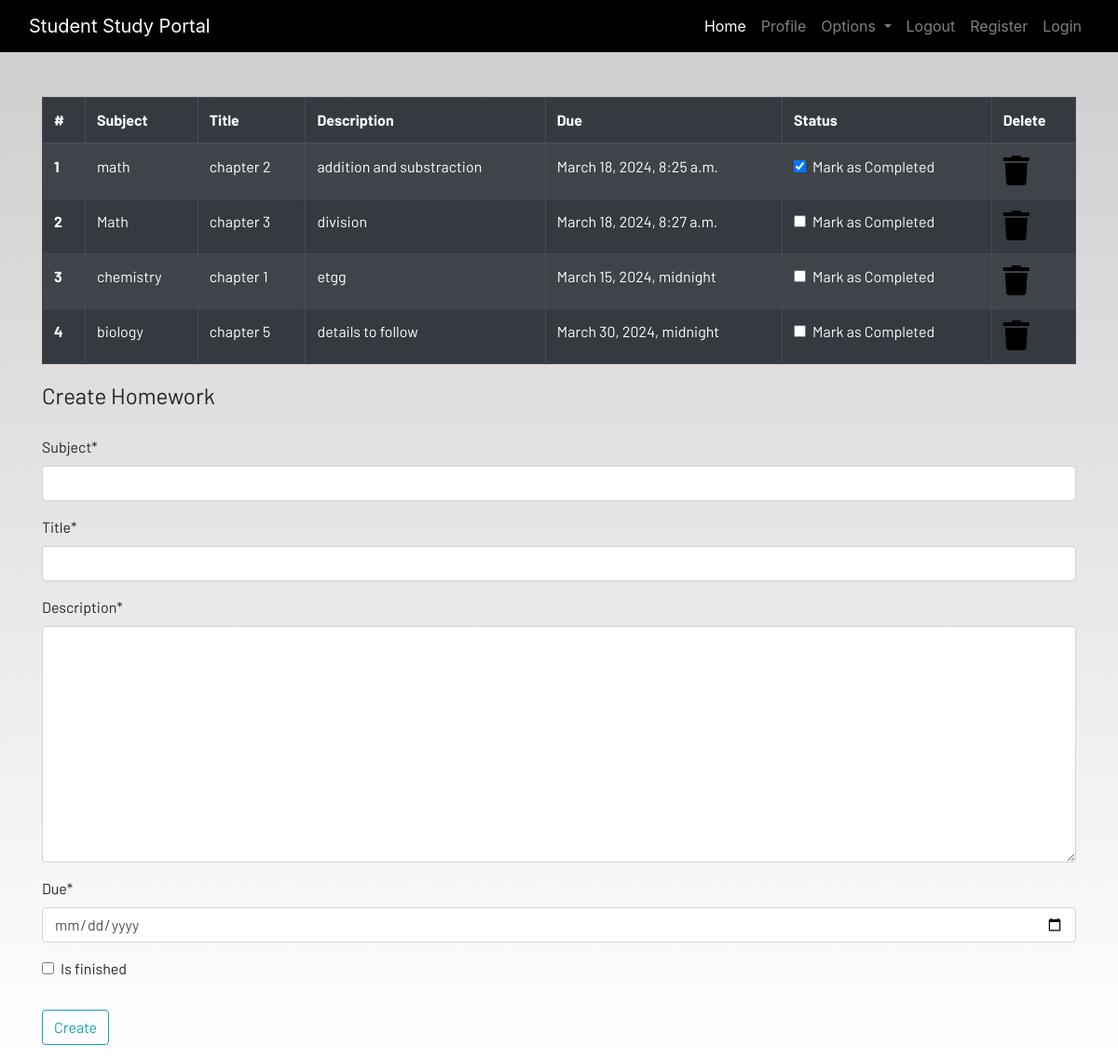
The app's page /homework (signed in), older data.
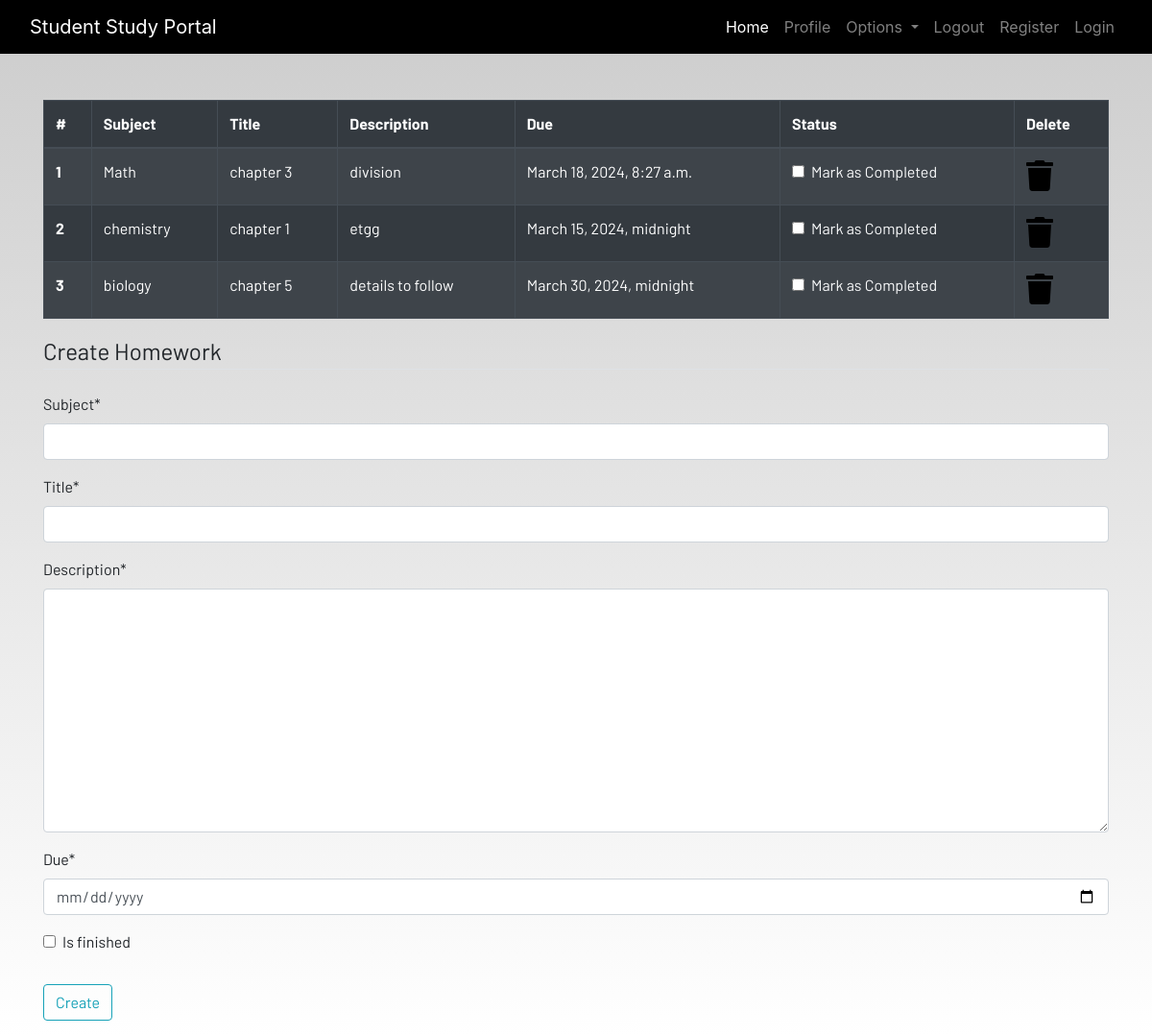
The same page, newer data.
### myApp/models.py (models this page shows, shortened)
class Homework(models.Model):
    user = models.ForeignKey(User, on_delete=models.CASCADE)
    subject = models.CharField(max_length=50)
    title = models.CharField(max_length=100)
    description = models.TextField()
    due = models.DateTimeField()
    is_finished = models.BooleanField(default=False)

### myApp/views.py (the view)
# urls.py: path('homework', views.homework, name='homework'),
def homework(request):
    if request.method == "POST":
        form = HomeworkForm(request.POST)
        if form.is_valid():
            try:
                finished = request.POST['is_finished']
                if finished == 'on':
                    finished = True
                else:
                    finished = False
            except:
                finished = False
            homeworks = Homework(
                user=request.user, subject=request.POST['subject'], title=request.POST['title'], description=request.POST['description'], due=request.POST['due'], is_finished=finished)
            homeworks.save()
            messages.success(
                request, f'Homework Added from {request.user.username}!')
    else:
        form = HomeworkForm()
    homeworks = Homework.objects.filter(user=request.user)
    if len(homeworks) == 0:
        homeworks_done = True
    else:
        homeworks_done = False
    homeworks = zip(homeworks, range(1, len(homeworks)+1))
    context = {'form': form, 'homeworks': homeworks,
               'homeworks_done': homeworks_done}
    return render(request, 'myApp/homework.html', context)

### myApp/forms.py
class HomeworkForm(forms.ModelForm):
    class Meta:
        model = Homework
        widgets = {'due': DateInput()}
        fields = ['subject', 'title', 'description', 'due', 'is_finished']

### myApp/templates/myApp/homework.html (shortened to what this page needs)
{% extends 'myApp/base.html' %} {% load static %}
{% load crispy_forms_tags%}
{% block content %}
<div class="container">
    {% if not homeworks_done %}
    <table class="table table-striped table-bordered table-hover table-dark">
        <thead>
            <tr>
                <th scope="col">#</th>
                <th scope="col">Subject</th>
                <th scope="col">Title</th>
                <th scope="col">Description</th>
                <th scope="col">Due</th>
                <th scope="col">Status</th>
                <th scope="col">Delete</th>
            </tr>
        </thead>
        <tbody>
            <tr>
                {% for homework,serial in homeworks %}
                <th scope="row">{{serial}}</th>
                <td>{{homework.subject}}</td>
                <td>{{homework.title}}</td>
                <td>{{homework.description}}</td>
                <td>{{homework.due}}</td>
                <td>
                    <a href="{% url 'update-homework' homework.id %}">
                        <div class="form-check">
                            {%if homework.is_finished == True%}
                            <input class="form-check-input" type="checkbox" value="" checked id={{todo.id}}>
                            {%else%}
                            <input class="form-check-input" type="checkbox" value="" id={{todo.id}}>
                            {%endif%}
                            <label class="form-check-label text-light" for="flexCheckDefault">
                                Mark as Completed
                            </label>
                        </div>
                    </a>
                </td>
                <td><a href="{% url 'delete-homework' homework.id%}"><i class="fa fa-trash fa-2x"></i></a></td>
            </tr>
            {%endfor%}
        </tbody>
    </table>
    {% else %}
    <h4>All homeworks are completed!! Create to have more!!</h4>
    {%endif%}
</div>
<div class=" container">
    <form method="POST">
        <fieldset class="form-group">
            <legend class="border-bottom mb-4">Create Homework</legend>
            {{ form|crispy }}
        </fieldset>
        <div class="form-group">
            <button href="" class="btn btn-outline-info" type="submit">
                Create
            </button>
        </div>
    </form>
</div>
{% endblock content %}

Row changes from the older to the newer data that the page shows:
removed Homework: serial "1", subject "math", title "chapter 2", description "addition and substraction", due "March 18, 2024, 8:25 a.m."
computed for Homework "Math": user "2" → "1"
computed for Homework "chemistry": id "3" → "2"
computed for Homework "biology": serial "4" → "3"
